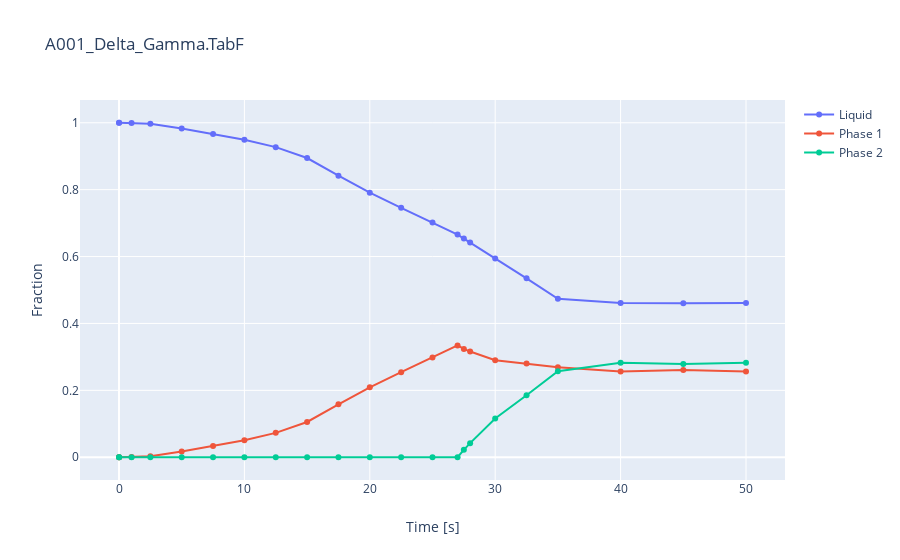

This figure's notebook cell:
### Code cell
import plotly.graph_objects as go

fig = go.Figure()
mode = 'lines+markers'
fig.add_trace(go.Scatter(x=time, y=liquid,  mode=mode, name='Liquid'))
fig.add_trace(go.Scatter(x=time, y=phase_1, mode=mode, name='Phase 1'))
fig.add_trace(go.Scatter(x=time, y=phase_2, mode=mode, name='Phase 2'))
fig.layout=go.Layout(title=go.layout.Title(text=filename), xaxis=dict(title='Time [s]'), yaxis=dict(title='Fraction'))
fig.show()

### Figure 1 — Plotly figure (JSON) as saved in the notebook; plotly's stock layout.template omitted (floating-point values rounded to 4 significant figures)
{"data": [{"mode": "lines+markers", "name": "Liquid", "type": "scatter", "x": [0, 0.01, 1, 2.5, 5, 7.5, 10, 12.5, 15, 17.5, 20, 22.5, 25, 27.0, 27.5, 28.0, 30, 32.5, 35, 40, 45, 50], "y": [1, 1.0, 0.9992, 0.9968, 0.9828, 0.9663, 0.949, 0.927, 0.8945, 0.8419, 0.7909, 0.7457, 0.7016, 0.6656, 0.6538, 0.6419, 0.5939, 0.5348, 0.4735, 0.4612, 0.4607, 0.4615]}, {"mode": "lines+markers", "name": "Phase 1", "type": "scatter", "x": [0, 0.01, 1, 2.5, 5, 7.5, 10, 12.5, 15, 17.5, 20, 22.5, 25, 27.0, 27.5, 28.0, 30, 32.5, 35, 40, 45, 50], "y": [0, 3.21e-06, 0.0007859, 0.003203, 0.01722, 0.03367, 0.05101, 0.07295, 0.1055, 0.1581, 0.2091, 0.2543, 0.2984, 0.3344, 0.324, 0.3159, 0.2901, 0.28, 0.2691, 0.2565, 0.2607, 0.2563]}, {"mode": "lines+markers", "name": "Phase 2", "type": "scatter", "x": [0, 0.01, 1, 2.5, 5, 7.5, 10, 12.5, 15, 17.5, 20, 22.5, 25, 27.0, 27.5, 28.0, 30, 32.5, 35, 40, 45, 50], "y": [0, 0, 0, 0, 0, 0, 0, 0, 0, 0, 0, 0, 0, 8e-08, 0.02226, 0.04215, 0.1161, 0.1852, 0.2574, 0.2823, 0.2786, 0.2822]}], "layout": {"autosize": true, "title": {"text": "A001_Delta_Gamma.TabF"}, "xaxis": {"autorange": true, "range": [-2.984, 52.98], "title": {"text": "Time [s]"}, "type": "linear"}, "yaxis": {"autorange": true, "range": [-0.07325, 1.073], "title": {"text": "Fraction"}, "type": "linear"}}}
